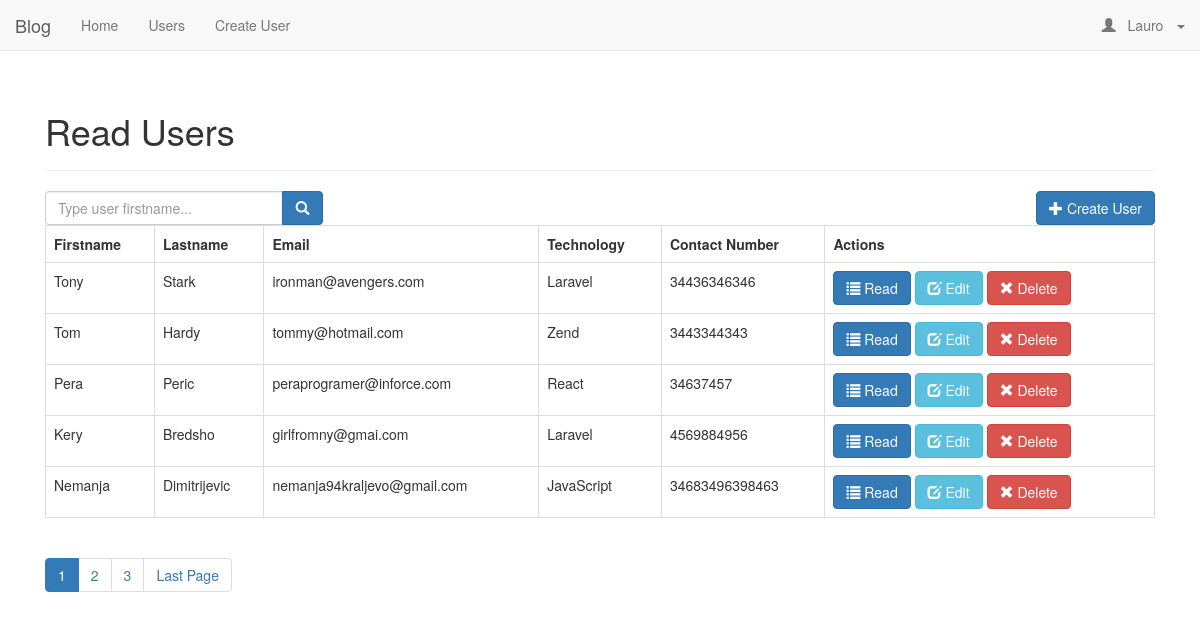
Screenshot of /read_users.php (signed in) with the database file from the repository.
### tables this page shows
CREATE TABLE `users` (
  `id` int(11) NOT NULL,
  `firstname` varchar(32) NOT NULL,
  `lastname` varchar(32) NOT NULL,
  `email` varchar(64) NOT NULL,
  `contact_number` varchar(64) NOT NULL,
  `address` text NOT NULL,
  `category_id` int(11) NOT NULL,
  `technology` varchar(255) NOT NULL,
  `image` varchar(255) NOT NULL,
  `password` varchar(512) NOT NULL,
  `access_level` varchar(16) NOT NULL,
  `access_code` text NOT NULL,
  `status` int(11) NOT NULL COMMENT '0=pending,1=confirmed',
  `created` datetime NOT NULL,
  `modified` timestamp NOT NULL DEFAULT CURRENT_TIMESTAMP ON UPDATE CURRENT_TIMESTAMP
);

### config/core.php (called while the page is built, shortened)
<?php
$home_url = "http://localhost/php-blog/";
$page = isset($_GET['page']) ? $_GET['page'] : 1;
$records_per_page = 5;
$from_record_num = ($records_per_page * $page) - $records_per_page;
 ?>

### objects/user.php (called while the page is built, shortened)
<?php
class User {
  private $conn;
  private $table_name = "users";
  public function __construct($db) {
    $this->conn = $db;
  }
function readAll($from_record_num, $records_per_page) {
  $query = "SELECT
                id,
                firstname,
                lastname,
                email,
                contact_number,
                technology,
                access_level,
                created
            FROM " . $this->table_name . "
            ORDER BY id DESC
            LIMIT ?, ?";
    $stmt = $this->conn->prepare($query);
    $stmt->bindParam(1, $from_record_num, PDO::PARAM_INT);
    $stmt->bindParam(2, $records_per_page, PDO::PARAM_INT);
    $stmt->execute();
    return $stmt;
  }
  public function countAll() {
    $query = "SELECT id FROM " . $this->table_name . "";
    $stmt = $this->conn->prepare($query);
    $stmt->execute();
    $num = $stmt->rowCount();
    return $num;
  }
}
 ?>

### read_users_template.php (the view)
<?php
echo "<form role='search' action='search.php'>";
    echo "<div class='input-group col-md-3 pull-left margin-right-1em'>";
        $search_value = isset($search_term) ? "value='{$search_term}'" : "";
        echo "<input type='text' class='form-control' placeholder='Type user firstname...' name='s' id='srch-term' required {$search_value} />";
        echo "<div class='input-group-btn'>";
            echo "<button class='btn btn-primary' type='submit'><i class='glyphicon glyphicon-search'></i></button>";
        echo "</div>";
    echo "</div>";
echo "</form>";
echo "<div class='right-button-margin'>";
    echo "<a href='create_user.php' class='btn btn-primary pull-right'>";
        echo "<span class='glyphicon glyphicon-plus'></span> Create User";
    echo "</a>";
echo "</div>";
if($total_rows > 0){
    echo "<table class='table table-hover table-responsive table-bordered'>";
    echo "<tr>";
        echo "<th>Firstname</th>";
        echo "<th>Lastname</th>";
        echo "<th>Email</th>";
        echo "<th>Technology</th>";
        echo "<th>Contact Number</th>";
        echo "<th>Actions</th>";
    echo "</tr>";
      while ($row = $stmt->fetch(PDO::FETCH_ASSOC)){
        extract($row);
        echo "<tr>";
            echo "<td>{$firstname}</td>";
            echo "<td>{$lastname}</td>";
            echo "<td>{$email}</td>";
            echo "<td>{$technology}</td>";
            echo "<td>{$contact_number}</td>";
            echo "<td>";
              echo "<a href='read_one.php?id={$id}' class='btn btn-primary left-margin'>
                <span class='glyphicon glyphicon-list'></span> Read
              </a>
              <a href='update_user.php?id={$id}' class='btn btn-info left-margin'>
                <span class='glyphicon glyphicon-edit'></span> Edit
              </a>
              <a delete-id='delete_user.php?id={$id}' class='btn btn-danger delete-object'>
                <span class='glyphicon glyphicon-remove'></span> Delete
              </a>";
            echo "</td>";
        echo "</tr>";
        }
    echo "</table>";
    include_once 'paging.php';
}
else {
    echo "<div class='alert alert-danger'>No users found.</div>";
}
 ?>

### layout_head.php (shortened to what this page needs)
<!DOCTYPE html>
<html lang="en" dir="ltr">
  <head>
    <link rel="stylesheet" href="https://maxcdn.bootstrapcdn.com/bootstrap/3.4.0/css/bootstrap.min.css">
    <link href="<?php echo $home_url . "libs/css/customer.css" ?>" rel="stylesheet">
  </head>
  <body>
    <?php include_once 'navigation.php'; ?>
    <div class="container">
      <?php
      if($page_title != "Login") {
       ?>
       <div class="col-md-12">
         <div class="page-header">
           <h1><?php echo isset($page_title) ? $page_title : "Free Login and Register Website"; ?></h1>
         </div>
       </div>
       <?php
        }
        ?>

### navigation.php (shortened to what this page needs)
<div class="navbar navbar-default navbar-static-top" role="navigation">
    <div class="container-fluid">
        <div class="navbar-header">
            <a class="navbar-brand" href="<?php echo $home_url; ?>">Blog</a>
        </div>
        <div class="navbar-collapse collapse">
            <ul class="nav navbar-nav">
                <li <?php echo $page_title=="Home" ? "class='active'" : ""; ?>>
                    <a href="<?php echo $home_url; ?>">Home</a>
                </li>
                <li>
                  <a href="<?php echo $home_url; ?>read_users.php">Users</a>
                </li>
                <li>
                  <a href="<?php echo $home_url; ?>create_user.php">Create User</a>
                </li>
            </ul>
            <?php
            if(isset($_SESSION['logged_in']) && $_SESSION['logged_in']==true && $_SESSION['access_level']=='Customer'){
            ?>
            <ul class="nav navbar-nav navbar-right">
                <li <?php echo $page_title=="Edit Profile" ? "class='active'" : ""; ?>>
                    <a href="#" class="dropdown-toggle" data-toggle="dropdown" role="button" aria-expanded="false">
                        <span class="glyphicon glyphicon-user" aria-hidden="true"></span>
                        &nbsp;&nbsp;<?php echo $_SESSION['firstname']; ?>
                        &nbsp;&nbsp;<span class="caret"></span>
                    </a>
                </li>
            </ul>
        <?php
        }
        ?>
        </div>
    </div>
</div>

### read_users.php (shortened to what this page needs)
<?php
include_once "config/core.php";
include_once 'objects/user.php';
$database = new Database();
$db = $database->getConnection();
$user = new User($db);
$page_title = "Read Users";
include_once 'layout_head.php';
echo "<div class='col-md-12'>";
  $stmt = $user->readAll($from_record_num, $records_per_page);
  $page_url = "read_users.php?";
  $total_rows = $user->countAll();
  include_once "read_users_template.php";
echo "</div>";
include 'layout_foot.php';
 ?>

### paging.php (shortened to what this page needs)
<?php
echo "<ul class=\"pagination margin-zero\">";
$total_pages = ceil($total_rows / $records_per_page);
$range = 2;
$initial_num = $page - $range;
$condition_limit_num = ($page + $range)  + 1;
for ($x = $initial_num; $x < $condition_limit_num; $x++) {
    if (($x > 0) && ($x <= $total_pages)) {
        if ($x == $page) {
            echo "<li class='active'><a href=\"#\">$x <span class=\"sr-only\">(current)</span></a></li>";
        }
        else {
            echo "<li><a href='{$page_url}page=$x'>$x</a></li>";
        }
    }
}
if($page < $total_pages) {
    echo "<li><a href='" . $page_url . "page={$total_pages}' title='Last page is {$total_pages}.'>";
        echo "Last Page";
    echo "</a></li>";
}
echo "</ul>";
 ?>

### layout_foot.php (shortened to what this page needs)
</div>

### rows the page displays
users: firstname "Tony", lastname "Stark", email "ironman@avengers.com", technology "Laravel", contact_number "34436346346"
users: firstname "Tom", lastname "Hardy", email "tommy@hotmail.com", technology "Zend", contact_number "3443344343"
users: firstname "Pera", lastname "Peric", email "peraprogramer@inforce.com", technology "React", contact_number "34637457"
users: firstname "Kery", lastname "Bredsho", email "girlfromny@gmai.com", technology "Laravel", contact_number "4569884956"
users: firstname "Nemanja", lastname "Dimitrijevic", email "nemanja94kraljevo@gmail.com", technology "JavaScript", contact_number "34683496398463"

### other values shown
$_SESSION['firstname'] "Lauro"
$page_title "Read Users"
